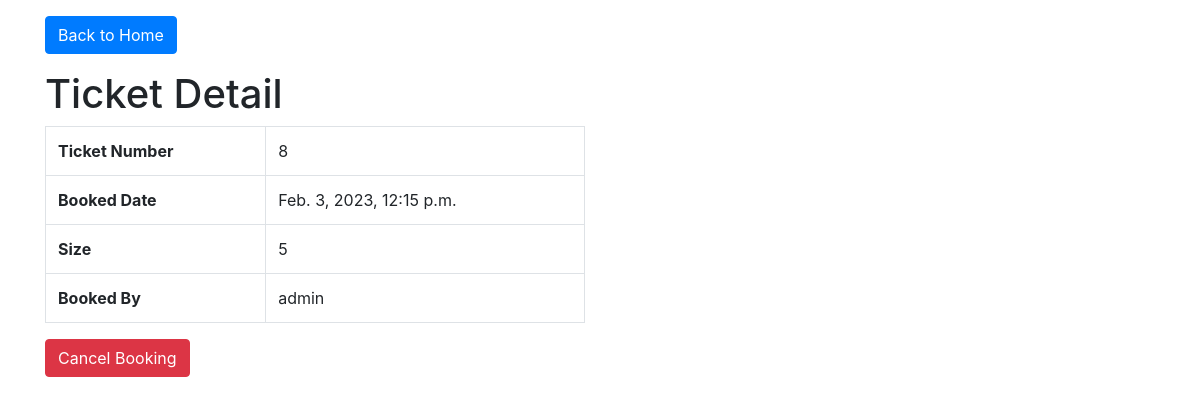
The app's page /ticket/8/ (signed in) with its own data.
### booking/models.py (models this page shows)
class Booking(models.Model):
    ticket = models.ForeignKey(Ticket, on_delete=models.CASCADE)
    date_booked = models.DateTimeField(default=datetime.datetime.now)
    user = models.ForeignKey(User, on_delete=models.CASCADE , default=None)
    ticket_quantity = models.PositiveIntegerField(default=0)
    def __str__(self):
        return self.user.username + ' ' + str(self.ticket_quantity)

### booking/views.py (the view)
# urls.py: path('ticket/<int:ticket_id>/', views.ticket_detail, name='ticket_detail'),
@login_required
def ticket_detail(request, ticket_id):
    ticket = Booking.objects.get(id = ticket_id)
    print(ticket)
    return render(request, 'booking/ticket_detail.html', {'ticket': ticket})

### booking/templates/booking/ticket_detail.html (shortened to what this page needs)
<!DOCTYPE html>
<html>
  <head>
    <link
      rel="stylesheet"
      href="https://maxcdn.bootstrapcdn.com/bootstrap/4.0.0/css/bootstrap.min.css"
    />
  </head>
  <body>
    <div class="container">
      <a class="btn btn-primary sm my-3" href="../../">
        Back to Home
      </a>
      <h1>Ticket Detail</h1>
      <div class="row">
        <div class="col-md-6">
          <table class="table table-bordered">
            <tr>
              <th>Ticket Number</th>
              <td>{{ ticket.id }}</td>
            </tr>
            <tr>
              <th>Booked Date</th>
              <td>{{ ticket.date_booked }}</td>
            </tr>
            <tr>
              <th>Size</th>
              <td>{{ ticket.ticket_quantity }}</td>
            </tr>
            <tr>
              <th>Booked By</th>
              <td>{{ ticket.user }}</td>
            </tr>
          </table>
        </div>
      </div>
      <a href="{% url 'cancel_booking' ticket.id %}" class="btn btn-danger">Cancel Booking</a>
    </div>
  </body>
</html>

### records on screen
Booking: id "8", date_booked "Feb. 3, 2023, 12:15 p.m.", ticket_quantity "5", user "admin"
